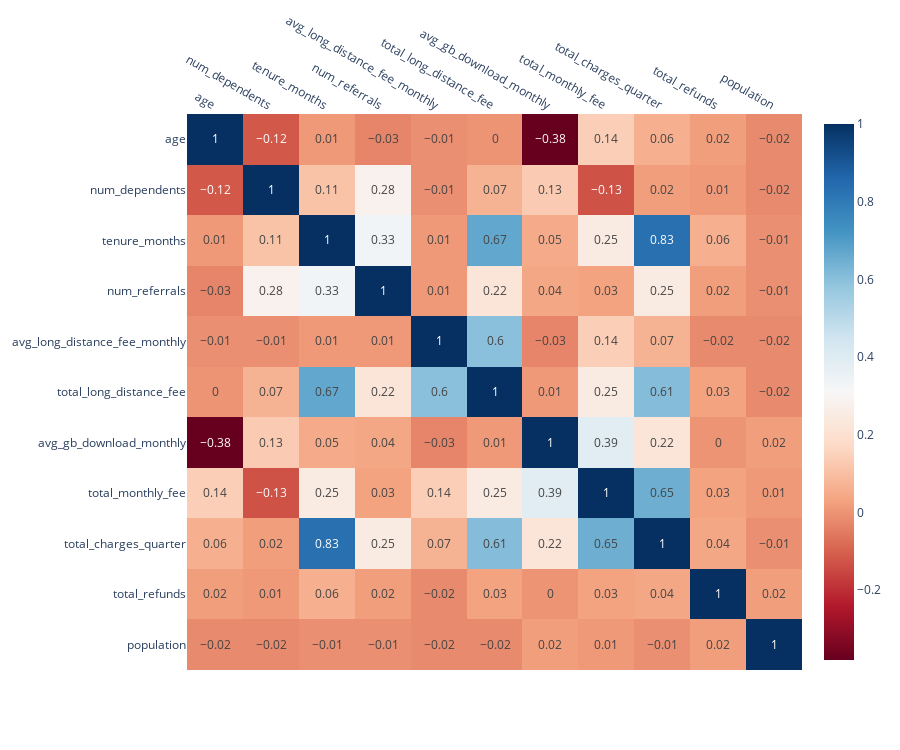

The cell this chart's notebook holds for it:
### Markdown cell above
## c. Determine Correlation of Numeric Features

### Code cell
# df_num = df.select_dtypes(exclude = 'object')

corr = df_num.corr().round(2)

#Creating a heat map of all the numerical features.
fig = px.imshow(corr, aspect = 'auto', color_continuous_scale= 'RdBu', text_auto= True)
fig.update_xaxes(side="top")

fig.layout.height = 750
# fig.layout.width = 1000
fig.show()

### Figure 1 — Plotly figure (JSON) as saved in the notebook; plotly's stock layout.template omitted (floating-point values rounded to 4 significant figures)
{"data": [{"coloraxis": "coloraxis", "hovertemplate": "x: %{x}<br>y: %{y}<br>color: %{z}<extra></extra>", "name": "0", "texttemplate": "%{z}", "type": "heatmap", "x": ["age", "num_dependents", "tenure_months", "num_referrals", "avg_long_distance_fee_monthly", "total_long_distance_fee", "avg_gb_download_monthly", "total_monthly_fee", "total_charges_quarter", "total_refunds", "population"], "xaxis": "x", "y": ["age", "num_dependents", "tenure_months", "num_referrals", "avg_long_distance_fee_monthly", "total_long_distance_fee", "avg_gb_download_monthly", "total_monthly_fee", "total_charges_quarter", "total_refunds", "population"], "yaxis": "y", "z": [[1, -0.12, 0.01, -0.03, -0.01, 0, -0.38, 0.14, 0.06, 0.02, -0.02], [-0.12, 1, 0.11, 0.28, -0.01, 0.07, 0.13, -0.13, 0.02, 0.01, -0.02], [0.01, 0.11, 1, 0.33, 0.01, 0.67, 0.05, 0.25, 0.83, 0.06, -0.01], [-0.03, 0.28, 0.33, 1, 0.01, 0.22, 0.04, 0.03, 0.25, 0.02, -0.01], [-0.01, -0.01, 0.01, 0.01, 1, 0.6, -0.03, 0.14, 0.07, -0.02, -0.02], [0, 0.07, 0.67, 0.22, 0.6, 1, 0.01, 0.25, 0.61, 0.03, -0.02], [-0.38, 0.13, 0.05, 0.04, -0.03, 0.01, 1, 0.39, 0.22, 0, 0.02], [0.14, -0.13, 0.25, 0.03, 0.14, 0.25, 0.39, 1, 0.65, 0.03, 0.01], [0.06, 0.02, 0.83, 0.25, 0.07, 0.61, 0.22, 0.65, 1, 0.04, -0.01], [0.02, 0.01, 0.06, 0.02, -0.02, 0.03, 0, 0.03, 0.04, 1, 0.02], [-0.02, -0.02, -0.01, -0.01, -0.02, -0.02, 0.02, 0.01, -0.01, 0.02, 1]]}], "layout": {"coloraxis": {"colorscale": [[0, "rgb(103,0,31)"], [0.1, "rgb(178,24,43)"], [0.2, "rgb(214,96,77)"], [0.3, "rgb(244,165,130)"], [0.4, "rgb(253,219,199)"], [0.5, "rgb(247,247,247)"], [0.6, "rgb(209,229,240)"], [0.7, "rgb(146,197,222)"], [0.8, "rgb(67,147,195)"], [0.9, "rgb(33,102,172)"], [1, "rgb(5,48,97)"]]}, "height": 750, "margin": {"t": 60}, "xaxis": {"anchor": "y", "domain": [0, 1], "side": "top"}, "yaxis": {"anchor": "x", "autorange": "reversed", "domain": [0, 1]}}}
